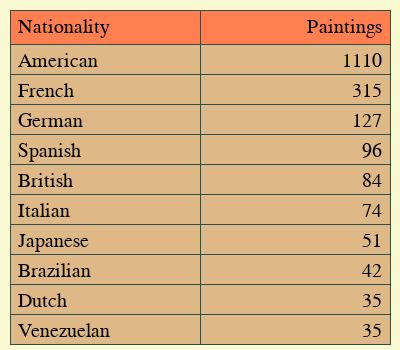

Notebook cell for this chart:
### Code cell
df = pd.read_csv('painting_nationality.csv')
df = df[0:10]
fig = go.Figure(data=[go.Table(
    header=dict(values=['Nationality', 'Paintings'],
                line_color='darkslategray',
                fill_color='coral',
                align=['left','right'],
                height=34),
    cells=dict(values=[df['Nationality'], # 1st column
                       df['count']], # 2nd column
               line_color='darkslategray',
               fill_color='burlywood',
               align=['left','right'],
               height=30))
])

fig.update_layout(width=400, height=350, margin={'t':10,'b':0,'l':10,'r':10},
                font= {'color': 'black','family':font_used,'size':20},
                            paper_bgcolor='LightGoldenRodYellow',
            plot_bgcolor='LightGoldenRodYellow', 
)
fig.show()
fig.write_image("../../Google Drive/MoMA_extracts/table2.pdf")

### Figure 1 — Plotly figure (JSON) as saved in the notebook; plotly's stock layout.template omitted (floating-point values rounded to 4 significant figures)
{"data": [{"cells": {"align": ["left", "right"], "fill": {"color": "burlywood"}, "height": 30, "line": {"color": "darkslategray"}, "values": [["American", "French", "German", "Spanish", "British", "Italian", "Japanese", "Brazilian", "Dutch", "Venezuelan"], [1110, 315, 127, 96, 84, 74, 51, 42, 35, 35]]}, "header": {"align": ["left", "right"], "fill": {"color": "coral"}, "height": 34, "line": {"color": "darkslategray"}, "values": ["Nationality", "Paintings"]}, "type": "table"}], "layout": {"font": {"color": "black", "family": "Gill Sans", "size": 20}, "height": 350, "margin": {"b": 0, "l": 10, "r": 10, "t": 10}, "paper_bgcolor": "LightGoldenRodYellow", "plot_bgcolor": "LightGoldenRodYellow", "width": 400}}
